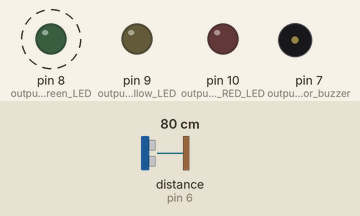
This sketch was run on a simulated Arduino Uno, built with avr-gcc and run on an emulated ATmega328P. On the bench: output pins drawn as LEDs (lit = HIGH), buzzer (waves = sounding). Wiring (inferred from the names in the program): ultrasonic range finder: trigger pin 5; echo pin 6. Dashed ring = blinking. The inputs (shaded band) are chosen by the test bench; at power-on: distance to the obstacle (sensor on pin 6) 80 cm. The echo pulse lasts 58.3 µs per cm; pins used as bus, display or sensor lines are not drawn.

Above: at 2.6 s.
2.7 s: distance to the obstacle (sensor on pin 6) set to 65 cm
6.2 s: distance to the obstacle (sensor on pin 6) set to 57 cm
At 8.7 s:
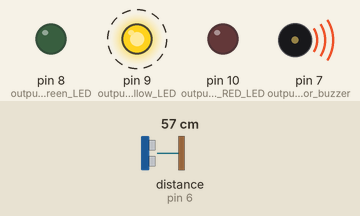
11.8 s: distance to the obstacle (sensor on pin 6) set to 24 cm
15.3 s: distance to the obstacle (sensor on pin 6) set to 19 cm
At 18.2 s:
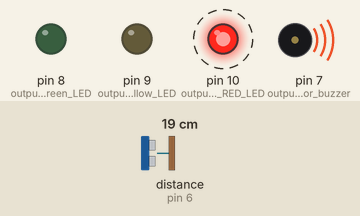
20.9 s: distance to the obstacle (sensor on pin 6) set to 35 cm
At 22.1 s:
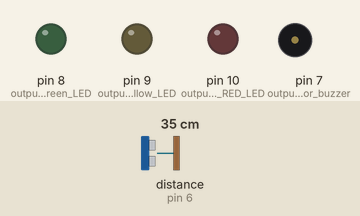
26.5 s: distance to the obstacle (sensor on pin 6) set to 2 cm
At 28.5 s:
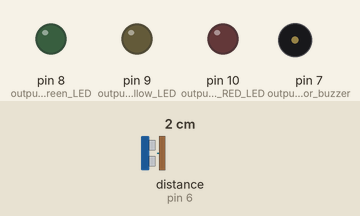
Timing chart, 0 to 33.1 s (numbered marks = the images above; inputs shaded):
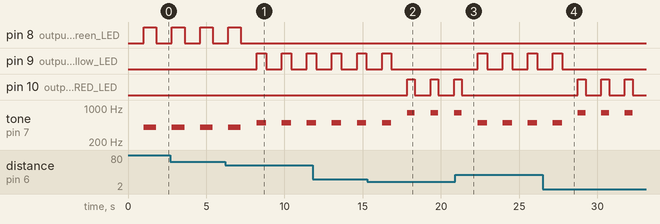

The sketch:

sensor_v1.ino
```cpp
/*
  Parking Sensor

  This sketch reads a ultrasonic rangefinder
  and returns the distance to the closest object
  in range. To do this, it sends a pulse to the
  sensor to initiate a reading, then listens for
  a pulse to return.  The tone of the buzzer is
  proportional to the distance of the object from
  the sensor.

  https://github.com/sreenidhijayapal/rcse-ss2018-ces-parking-sensor

  Schematic is available on the Github link.
*/

long readUltrasonicDistance(int pin) //Initializing PINs used
{
  pinMode(pin, OUTPUT);
  digitalWrite(pin, LOW);
  delayMicroseconds(2);
  digitalWrite(pin, HIGH);
  delayMicroseconds(10);
  digitalWrite(pin, LOW);
  pinMode(pin, INPUT);
  return pulseIn(pin, HIGH);
}

int trigPin = 5; // defining PIN as Trigger pin of Ultrasonic sensor
int echoPin = 6; //defining PIN as Echo pin of Ultrasonic sensor

void setup() //PIN setup
{
  pinMode(trigPin, OUTPUT);
  pinMode(echoPin, INPUT);
  pinMode(7, OUTPUT); // output for buzzer
  pinMode(8, OUTPUT); //output for Green LED
  pinMode(9, OUTPUT); //output for Yellow LED
  pinMode(10, OUTPUT); //output for RED LED
}

void loop()
{
  // Give a short LOW pulse beforehand to ensure a clean HIGH pulse:
  digitalWrite(trigPin, LOW);
  delayMicroseconds(10);
  digitalWrite(trigPin, HIGH);
  delayMicroseconds(10);
  digitalWrite(trigPin, LOW);

  //EchoPin is used to read the signal, a high Pulse,
  //whose duration is in microseconds from the sending
  //of the pulse to the reception of its echo off of an object
  pinMode(echoPin, INPUT);
  int duration = pulseIn(echoPin, HIGH); //reading pulse duration
  int distance = (duration/2)/29.1; //converting microseconds to centimeters

  delay(1000); // Wait for 1000 millisecond(s) for delayed reading

  if (distance <= 20) {
  tone(7, 800, 500);
  digitalWrite(10, HIGH); //red
  delay(500);
  digitalWrite(10, LOW); //red
  }
  else if (distance >20 && distance <=60)
  {
  tone(7, 500, 600);
  digitalWrite(9, HIGH); //yellow
  delay(600);
  digitalWrite(9, LOW); //yellow
  }
  else if (distance >60 && distance <=100)
  {
  tone(7, 400, 800);
  digitalWrite(8, HIGH); //green
  delay(800);
  digitalWrite(8, LOW); //green
  }
}
```

Measured:
- the behaviour switches between 62 and 61 cm on distance to the obstacle (sensor on pin 6) (found by bisection; images 0 and 1)
- the behaviour switches between 22 and 21 cm on distance to the obstacle (sensor on pin 6) (found by bisection; images 1 and 2)
- after the input at 6.2 s, pin 8 (output_for_Green_LED): goes on until 7.2 s, then stays LOW; pin 9 (output_for_Yellow_LED): alternates HIGH for 0.60 s and LOW for 1.0 s, starting after 2.0 s
- after the input at 15.3 s, pin 9 (output_for_Yellow_LED): goes on until 16.8 s, then stays LOW; pin 10 (output_for_RED_LED): alternates HIGH for 0.50 s and LOW for 1.0 s, starting after 2.5 s
- after the input at 20.9 s, pin 9 (output_for_Yellow_LED): alternates HIGH for 0.60 s and LOW for 1.0 s, starting after 1.4 s; pin 10 (output_for_RED_LED): goes on until 21.3 s, then stays LOW
- after the input at 26.5 s, pin 9 (output_for_Yellow_LED): goes on until 27.8 s, then stays LOW; pin 10 (output_for_RED_LED): alternates HIGH for 0.50 s and LOW for 1.0 s, starting after 2.3 s
- by itself, pin 8 (output_for_Green_LED): alternates HIGH for 0.80 s and LOW for 1.0 s
- by itself, tone on pin 7 (output_for_buzzer): repeats every 1.5 s: silent 1.0 s, 800 Hz 0.50 s
